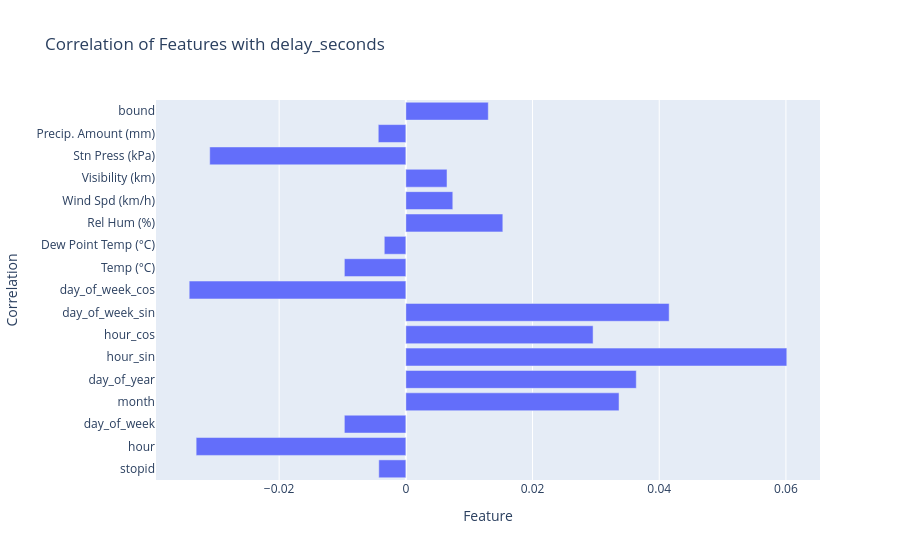

Notebook code for this chart:
### Markdown cell above
Correlation Analysis of dataset without categorical column

### Code cell
## correlation analysis of features with the target variable and show it in table
# remove thrusteet
df_corr_without_encoding = df_without_encoding.drop(columns=['thrusteet', 'route', 'trip_id', 'Climate ID', 'actual_arrival', 'nearest_whole_hour']).to_pandas()  # Convert to pandas for correlation analysis
correlation_matrix = df_corr_without_encoding.corr(method='pearson')
target_correlation = correlation_matrix['delay_seconds'].drop('delay_seconds')  
print("Correlation of features with delay_seconds:")
print(target_correlation.sort_values(ascending=False))
# Visualize the correlation of features with the target variable using a bar chart
correlation_df = target_correlation.reset_index()
correlation_df.columns = ['Correlation', 'Feature']
fig = px.bar(correlation_df, x='Feature', y='Correlation', title='Correlation of Features with delay_seconds')
show(fig)

### Figure 1 — Plotly figure (JSON) as saved in the notebook; plotly's stock layout.template omitted (floating-point values rounded to 4 significant figures)
{"data": [{"hovertemplate": "Feature=%{x}<br>Correlation=%{y}<extra></extra>", "legendgroup": "", "marker": {"color": "#636efa", "pattern": {"shape": ""}}, "name": "", "orientation": "h", "showlegend": false, "textposition": "auto", "type": "bar", "x": [-0.004269, -0.0331, -0.009705, 0.03366, 0.03638, 0.06014, 0.02956, 0.04157, -0.0342, -0.009704, -0.003403, 0.01531, 0.007411, 0.0065, -0.03096, -0.004352, 0.01302], "xaxis": "x", "y": ["stopid", "hour", "day_of_week", "month", "day_of_year", "hour_sin", "hour_cos", "day_of_week_sin", "day_of_week_cos", "Temp (°C)", "Dew Point Temp (°C)", "Rel Hum (%)", "Wind Spd (km/h)", "Visibility (km)", "Stn Press (kPa)", "Precip. Amount (mm)", "bound"], "yaxis": "y"}], "layout": {"barmode": "relative", "legend": {"tracegroupgap": 0}, "title": {"text": "Correlation of Features with delay_seconds"}, "xaxis": {"anchor": "y", "domain": [0, 1], "title": {"text": "Feature"}}, "yaxis": {"anchor": "x", "domain": [0, 1], "title": {"text": "Correlation"}}}}
